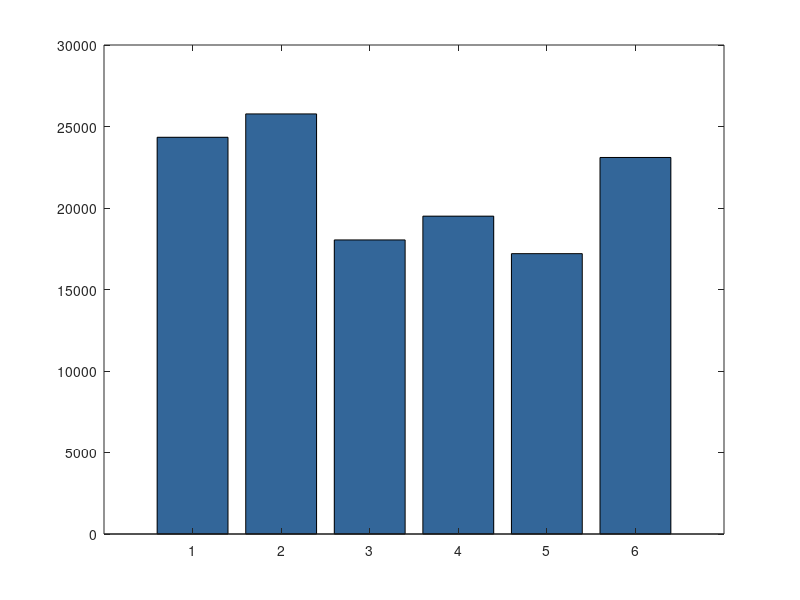

Reproduce this figure in MATLAB. (Note: this script raises an error after producing the figure.)
%% Policy Scenarios CO₂ Emissions Visualization
clear; clc; close all;

% Data from table
scenario_names = {
    'Base Scenario';
    'Scenario 1: +10% Urban, +5% GDP';
    'Scenario 2: Cropland-forest+20%';
    'Scenario 3: Tanzania Forestry Strategy';
    'Scenario 4: REDD+ Implementation';
    'Scenario 5: SDG-Aligned Urban Growth'
};

emissions = [24339; 25772; 18041; 19500; 17200; 23100];

% Sort data for better visualization (optional)
% [emissions_sorted, sort_idx] = sort(emissions, 'descend');
% scenario_names_sorted = scenario_names(sort_idx);
% We'll keep original order for comparison to baseline

%% Create bar chart
figure('Position', [100, 100, 900, 600]);
h = bar(emissions, 'FaceColor', [0.2, 0.4, 0.6]);

% Customize bars
h.BarWidth = 0.7;
h.FaceColor = 'flat';
colors = [0.4 0.4 0.4;          % Base scenario - gray
          0.8 0.2 0.2;          % Scenario 1 - red
          0.2 0.6 0.2;          % Scenario 2 - green
          0.2 0.6 0.2;          % Scenario 3 - green
          0.2 0.6 0.2;          % Scenario 4 - green  
          0.2 0.5 0.8];         % Scenario 5 - blue
h.CData = colors;

% Add value labels on top of bars
for i = 1:length(emissions)
    text(i, emissions(i) + max(emissions)*0.01, ...
        num2str(emissions(i)), ...
        'HorizontalAlignment', 'center', ...
        'VerticalAlignment', 'bottom', ...
        'FontWeight', 'bold', ...
        'FontSize', 10);
end

%% Formatting
% X-axis
set(gca, 'XTick', 1:length(scenario_names));
set(gca, 'XTickLabel', scenario_names);
xtickangle(30); % Rotate labels for better readability

% Labels and title
ylabel('Predicted CO₂ Emissions (Metric Tons)', 'FontSize', 12, 'FontWeight', 'bold');
title('Policy Scenarios: Predicted CO₂ Emissions', 'FontSize', 14, 'FontWeight', 'bold');

% Grid
grid on;
grid minor;

% Add baseline reference line
hold on;
yline(emissions(1), '--r', 'Base Scenario', ...
      'LineWidth', 1.5, ...
      'LabelHorizontalAlignment', 'left', ...
      'FontWeight', 'bold');

% Set y-axis to start from 0
ylim([0, max(emissions) * 1.15]);

% Adjust figure aesthetics
set(gca, 'FontSize', 11);
set(gca, 'YGrid', 'on');
set(gca, 'XGrid', 'off');

% Add legend
legend_colors = [0.4 0.4 0.4; 0.8 0.2 0.2; 0.2 0.6 0.2; 0.2 0.5 0.8];
legend_labels = {'Base/Reference', 'Economic Growth', 'Forestry Strategies', 'Sustainable Urban'};
hold on;
for i = 1:4
    plot([NaN NaN], [NaN NaN], 's', 'MarkerSize', 10, ...
        'MarkerFaceColor', legend_colors(i,:), ...
        'MarkerEdgeColor', 'k');
end
legend(legend_labels, 'Location', 'northeast');

% Adjust layout
set(gcf, 'Color', 'w');
tightfig;

%% Optional: Save figure
% saveas(gcf, 'policy_scenarios_co2_emissions.png');
